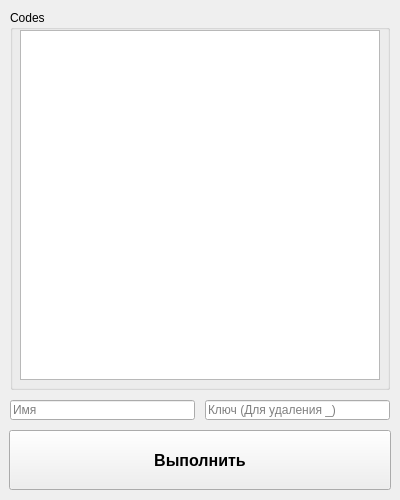
<?xml version="1.0" encoding="UTF-8"?>
<ui version="4.0">
 <class>Form</class>
 <widget class="QWidget" name="Form">
  <property name="geometry">
   <rect>
    <x>0</x>
    <y>0</y>
    <width>400</width>
    <height>500</height>
   </rect>
  </property>
  <property name="minimumSize">
   <size>
    <width>400</width>
    <height>500</height>
   </size>
  </property>
  <property name="maximumSize">
   <size>
    <width>400</width>
    <height>500</height>
   </size>
  </property>
  <property name="font">
   <font>
    <family>Arial</family>
   </font>
  </property>
  <property name="windowTitle">
   <string>G-AUTH</string>
  </property>
  <widget class="QGroupBox" name="groupBox">
   <property name="geometry">
    <rect>
     <x>10</x>
     <y>10</y>
     <width>380</width>
     <height>380</height>
    </rect>
   </property>
   <property name="minimumSize">
    <size>
     <width>380</width>
     <height>380</height>
    </size>
   </property>
   <property name="maximumSize">
    <size>
     <width>380</width>
     <height>380</height>
    </size>
   </property>
   <property name="title">
    <string>Codes</string>
   </property>
   <widget class="QTextBrowser" name="textBrowser">
    <property name="geometry">
     <rect>
      <x>10</x>
      <y>20</y>
      <width>360</width>
      <height>350</height>
     </rect>
    </property>
    <property name="font">
     <font>
      <family>Arial</family>
      <pointsize>16</pointsize>
     </font>
    </property>
   </widget>
  </widget>
  <widget class="QLineEdit" name="nameEdit">
   <property name="geometry">
    <rect>
     <x>10</x>
     <y>400</y>
     <width>185</width>
     <height>20</height>
    </rect>
   </property>
   <property name="text">
    <string/>
   </property>
   <property name="placeholderText">
    <string>Имя</string>
   </property>
  </widget>
  <widget class="QLineEdit" name="secretEdit">
   <property name="geometry">
    <rect>
     <x>205</x>
     <y>400</y>
     <width>185</width>
     <height>20</height>
    </rect>
   </property>
   <property name="placeholderText">
    <string>Ключ (Для удаления _)</string>
   </property>
  </widget>
  <widget class="QPushButton" name="pushButton">
   <property name="geometry">
    <rect>
     <x>9</x>
     <y>430</y>
     <width>382</width>
     <height>60</height>
    </rect>
   </property>
   <property name="font">
    <font>
     <family>Arial</family>
     <pointsize>12</pointsize>
     <weight>75</weight>
     <bold>true</bold>
     <underline>false</underline>
    </font>
   </property>
   <property name="text">
    <string>Выполнить</string>
   </property>
  </widget>
 </widget>
 <resources/>
 <connections/>
</ui>
